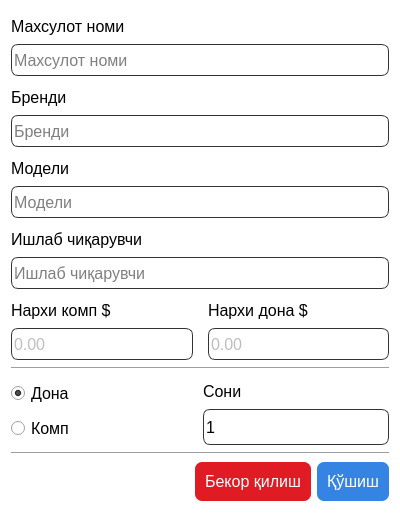
<?xml version="1.0" encoding="UTF-8"?>
<ui version="4.0">
 <class>Dialog</class>
 <widget class="QDialog" name="Dialog">
  <property name="geometry">
   <rect>
    <x>0</x>
    <y>0</y>
    <width>400</width>
    <height>517</height>
   </rect>
  </property>
  <property name="minimumSize">
   <size>
    <width>400</width>
    <height>0</height>
   </size>
  </property>
  <property name="maximumSize">
   <size>
    <width>400</width>
    <height>16777215</height>
   </size>
  </property>
  <property name="windowTitle">
   <string>Махсулот қўшиш</string>
  </property>
  <property name="windowIcon">
   <iconset resource="../resources.qrc">
    <normaloff>:/newPrefix/assets/product-white.png</normaloff>:/newPrefix/assets/product-white.png</iconset>
  </property>
  <property name="styleSheet">
   <string notr="true">#Dialog{
	background-color: rgb(255, 255, 255);
}</string>
  </property>
  <layout class="QVBoxLayout" name="verticalLayout_5">
   <item>
    <layout class="QVBoxLayout" name="verticalLayout_8">
     <property name="spacing">
      <number>4</number>
     </property>
     <item>
      <widget class="QLabel" name="label_8">
       <property name="minimumSize">
        <size>
         <width>0</width>
         <height>28</height>
        </size>
       </property>
       <property name="maximumSize">
        <size>
         <width>16777215</width>
         <height>28</height>
        </size>
       </property>
       <property name="font">
        <font>
         <pointsize>12</pointsize>
        </font>
       </property>
       <property name="text">
        <string>Махсулот номи</string>
       </property>
      </widget>
     </item>
     <item>
      <widget class="QLineEdit" name="lineEdit_8">
       <property name="enabled">
        <bool>false</bool>
       </property>
       <property name="minimumSize">
        <size>
         <width>0</width>
         <height>32</height>
        </size>
       </property>
       <property name="maximumSize">
        <size>
         <width>16777215</width>
         <height>32</height>
        </size>
       </property>
       <property name="font">
        <font>
         <pointsize>12</pointsize>
        </font>
       </property>
       <property name="styleSheet">
        <string notr="true">QLineEdit{
	background-color: rgb(255, 255, 255);
	border-radius:7px;
	border:1px solid #333;
}

QLineEdit:focus{
	background-color: rgb(255, 255, 255);
	border-radius:7px;
	border:1px solid rgb(53, 132, 228);
}</string>
       </property>
       <property name="placeholderText">
        <string>Махсулот номи</string>
       </property>
      </widget>
     </item>
    </layout>
   </item>
   <item>
    <layout class="QVBoxLayout" name="verticalLayout_7">
     <property name="spacing">
      <number>4</number>
     </property>
     <item>
      <widget class="QLabel" name="label_7">
       <property name="minimumSize">
        <size>
         <width>0</width>
         <height>28</height>
        </size>
       </property>
       <property name="maximumSize">
        <size>
         <width>16777215</width>
         <height>28</height>
        </size>
       </property>
       <property name="font">
        <font>
         <pointsize>12</pointsize>
        </font>
       </property>
       <property name="text">
        <string>Бренди</string>
       </property>
      </widget>
     </item>
     <item>
      <widget class="QLineEdit" name="lineEdit_7">
       <property name="enabled">
        <bool>false</bool>
       </property>
       <property name="minimumSize">
        <size>
         <width>0</width>
         <height>32</height>
        </size>
       </property>
       <property name="maximumSize">
        <size>
         <width>16777215</width>
         <height>32</height>
        </size>
       </property>
       <property name="font">
        <font>
         <pointsize>12</pointsize>
        </font>
       </property>
       <property name="styleSheet">
        <string notr="true">QLineEdit{
	background-color: rgb(255, 255, 255);
	border-radius:7px;
	border:1px solid #333;
}

QLineEdit:focus{
	background-color: rgb(255, 255, 255);
	border-radius:7px;
	border:1px solid rgb(53, 132, 228);
}</string>
       </property>
       <property name="placeholderText">
        <string>Бренди</string>
       </property>
      </widget>
     </item>
    </layout>
   </item>
   <item>
    <layout class="QVBoxLayout" name="verticalLayout_9">
     <property name="spacing">
      <number>4</number>
     </property>
     <item>
      <widget class="QLabel" name="label_9">
       <property name="minimumSize">
        <size>
         <width>0</width>
         <height>28</height>
        </size>
       </property>
       <property name="maximumSize">
        <size>
         <width>16777215</width>
         <height>28</height>
        </size>
       </property>
       <property name="font">
        <font>
         <pointsize>12</pointsize>
        </font>
       </property>
       <property name="text">
        <string>Модели</string>
       </property>
      </widget>
     </item>
     <item>
      <widget class="QLineEdit" name="lineEdit_9">
       <property name="enabled">
        <bool>false</bool>
       </property>
       <property name="minimumSize">
        <size>
         <width>0</width>
         <height>32</height>
        </size>
       </property>
       <property name="maximumSize">
        <size>
         <width>16777215</width>
         <height>32</height>
        </size>
       </property>
       <property name="font">
        <font>
         <pointsize>12</pointsize>
        </font>
       </property>
       <property name="styleSheet">
        <string notr="true">QLineEdit{
	background-color: rgb(255, 255, 255);
	border-radius:7px;
	border:1px solid #333;
}

QLineEdit:focus{
	background-color: rgb(255, 255, 255);
	border-radius:7px;
	border:1px solid rgb(53, 132, 228);
}</string>
       </property>
       <property name="placeholderText">
        <string>Модели</string>
       </property>
      </widget>
     </item>
    </layout>
   </item>
   <item>
    <layout class="QVBoxLayout" name="verticalLayout_10">
     <property name="spacing">
      <number>4</number>
     </property>
     <item>
      <widget class="QLabel" name="label_12">
       <property name="minimumSize">
        <size>
         <width>0</width>
         <height>28</height>
        </size>
       </property>
       <property name="maximumSize">
        <size>
         <width>16777215</width>
         <height>28</height>
        </size>
       </property>
       <property name="font">
        <font>
         <pointsize>12</pointsize>
        </font>
       </property>
       <property name="text">
        <string>Ишлаб чиқарувчи</string>
       </property>
      </widget>
     </item>
     <item>
      <widget class="QLineEdit" name="lineEdit_10">
       <property name="enabled">
        <bool>false</bool>
       </property>
       <property name="minimumSize">
        <size>
         <width>0</width>
         <height>32</height>
        </size>
       </property>
       <property name="maximumSize">
        <size>
         <width>16777215</width>
         <height>32</height>
        </size>
       </property>
       <property name="font">
        <font>
         <pointsize>12</pointsize>
        </font>
       </property>
       <property name="styleSheet">
        <string notr="true">QLineEdit{
	background-color: rgb(255, 255, 255);
	border-radius:7px;
	border:1px solid #333;
}

QLineEdit:focus{
	background-color: rgb(255, 255, 255);
	border-radius:7px;
	border:1px solid rgb(53, 132, 228);
}</string>
       </property>
       <property name="placeholderText">
        <string>Ишлаб чиқарувчи</string>
       </property>
      </widget>
     </item>
    </layout>
   </item>
   <item>
    <layout class="QHBoxLayout" name="horizontalLayout">
     <property name="spacing">
      <number>15</number>
     </property>
     <item>
      <layout class="QVBoxLayout" name="verticalLayout">
       <property name="spacing">
        <number>4</number>
       </property>
       <item>
        <widget class="QLabel" name="label_10">
         <property name="minimumSize">
          <size>
           <width>0</width>
           <height>28</height>
          </size>
         </property>
         <property name="maximumSize">
          <size>
           <width>16777215</width>
           <height>28</height>
          </size>
         </property>
         <property name="font">
          <font>
           <pointsize>12</pointsize>
          </font>
         </property>
         <property name="text">
          <string>Нархи комп $</string>
         </property>
        </widget>
       </item>
       <item>
        <widget class="QDoubleSpinBox" name="doubleSpinBox">
         <property name="enabled">
          <bool>false</bool>
         </property>
         <property name="minimumSize">
          <size>
           <width>0</width>
           <height>32</height>
          </size>
         </property>
         <property name="maximumSize">
          <size>
           <width>16777215</width>
           <height>32</height>
          </size>
         </property>
         <property name="font">
          <font>
           <pointsize>12</pointsize>
          </font>
         </property>
         <property name="styleSheet">
          <string notr="true">QDoubleSpinBox{
	background-color: rgb(255, 255, 255);
	border-radius:7px;
	border:1px solid #333;
}

QDoubleSpinBox:focus{
	background-color: rgb(255, 255, 255);
	border-radius:7px;
	border:1px solid rgb(53, 132, 228);
}</string>
         </property>
         <property name="buttonSymbols">
          <enum>QAbstractSpinBox::NoButtons</enum>
         </property>
         <property name="showGroupSeparator" stdset="0">
          <bool>true</bool>
         </property>
         <property name="maximum">
          <double>999999999.000000000000000</double>
         </property>
         <property name="stepType">
          <enum>QAbstractSpinBox::DefaultStepType</enum>
         </property>
        </widget>
       </item>
      </layout>
     </item>
     <item>
      <layout class="QVBoxLayout" name="verticalLayout_2">
       <property name="spacing">
        <number>4</number>
       </property>
       <item>
        <widget class="QLabel" name="label_11">
         <property name="minimumSize">
          <size>
           <width>0</width>
           <height>28</height>
          </size>
         </property>
         <property name="maximumSize">
          <size>
           <width>16777215</width>
           <height>28</height>
          </size>
         </property>
         <property name="font">
          <font>
           <pointsize>12</pointsize>
          </font>
         </property>
         <property name="text">
          <string>Нархи дона $</string>
         </property>
        </widget>
       </item>
       <item>
        <widget class="QDoubleSpinBox" name="doubleSpinBox_2">
         <property name="enabled">
          <bool>false</bool>
         </property>
         <property name="minimumSize">
          <size>
           <width>0</width>
           <height>32</height>
          </size>
         </property>
         <property name="maximumSize">
          <size>
           <width>16777215</width>
           <height>32</height>
          </size>
         </property>
         <property name="font">
          <font>
           <pointsize>12</pointsize>
          </font>
         </property>
         <property name="styleSheet">
          <string notr="true">QDoubleSpinBox{
	background-color: rgb(255, 255, 255);
	border-radius:7px;
	border:1px solid #333;
}

QDoubleSpinBox:focus{
	background-color: rgb(255, 255, 255);
	border-radius:7px;
	border:1px solid rgb(53, 132, 228);
}</string>
         </property>
         <property name="buttonSymbols">
          <enum>QAbstractSpinBox::NoButtons</enum>
         </property>
         <property name="showGroupSeparator" stdset="0">
          <bool>true</bool>
         </property>
         <property name="maximum">
          <double>999999999.000000000000000</double>
         </property>
         <property name="stepType">
          <enum>QAbstractSpinBox::DefaultStepType</enum>
         </property>
        </widget>
       </item>
      </layout>
     </item>
    </layout>
   </item>
   <item>
    <widget class="Line" name="line">
     <property name="orientation">
      <enum>Qt::Horizontal</enum>
     </property>
    </widget>
   </item>
   <item>
    <layout class="QHBoxLayout" name="horizontalLayout_2">
     <item>
      <layout class="QVBoxLayout" name="verticalLayout_3">
       <item>
        <widget class="QRadioButton" name="radioButton">
         <property name="font">
          <font>
           <pointsize>12</pointsize>
          </font>
         </property>
         <property name="text">
          <string>Дона</string>
         </property>
         <property name="checked">
          <bool>true</bool>
         </property>
         <property name="autoRepeat">
          <bool>false</bool>
         </property>
        </widget>
       </item>
       <item>
        <widget class="QRadioButton" name="radioButton_2">
         <property name="font">
          <font>
           <pointsize>12</pointsize>
          </font>
         </property>
         <property name="text">
          <string>Комп</string>
         </property>
         <property name="autoRepeat">
          <bool>false</bool>
         </property>
        </widget>
       </item>
      </layout>
     </item>
     <item>
      <layout class="QVBoxLayout" name="verticalLayout_4">
       <property name="spacing">
        <number>4</number>
       </property>
       <item>
        <widget class="QLabel" name="label_13">
         <property name="minimumSize">
          <size>
           <width>0</width>
           <height>28</height>
          </size>
         </property>
         <property name="maximumSize">
          <size>
           <width>16777215</width>
           <height>28</height>
          </size>
         </property>
         <property name="font">
          <font>
           <pointsize>12</pointsize>
          </font>
         </property>
         <property name="text">
          <string>Сони</string>
         </property>
        </widget>
       </item>
       <item>
        <widget class="QSpinBox" name="spinBox_3">
         <property name="enabled">
          <bool>true</bool>
         </property>
         <property name="minimumSize">
          <size>
           <width>0</width>
           <height>36</height>
          </size>
         </property>
         <property name="maximumSize">
          <size>
           <width>16777215</width>
           <height>36</height>
          </size>
         </property>
         <property name="font">
          <font>
           <pointsize>12</pointsize>
          </font>
         </property>
         <property name="styleSheet">
          <string notr="true">QSpinBox{
	background-color: rgb(255, 255, 255);
	border-radius:7px;
	border:1px solid #333;
}

QSpinBox:focus{
	background-color: rgb(255, 255, 255);
	border-radius:7px;
	border:1px solid rgb(53, 132, 228);
}</string>
         </property>
         <property name="buttonSymbols">
          <enum>QAbstractSpinBox::NoButtons</enum>
         </property>
         <property name="showGroupSeparator" stdset="0">
          <bool>true</bool>
         </property>
         <property name="minimum">
          <number>1</number>
         </property>
         <property name="maximum">
          <number>99999</number>
         </property>
        </widget>
       </item>
      </layout>
     </item>
    </layout>
   </item>
   <item>
    <widget class="Line" name="line_2">
     <property name="orientation">
      <enum>Qt::Horizontal</enum>
     </property>
    </widget>
   </item>
   <item>
    <layout class="QHBoxLayout" name="horizontalLayout_3">
     <item>
      <spacer name="horizontalSpacer_3">
       <property name="orientation">
        <enum>Qt::Horizontal</enum>
       </property>
       <property name="sizeHint" stdset="0">
        <size>
         <width>40</width>
         <height>20</height>
        </size>
       </property>
      </spacer>
     </item>
     <item>
      <widget class="QPushButton" name="pushButton_6">
       <property name="font">
        <font>
         <pointsize>12</pointsize>
        </font>
       </property>
       <property name="styleSheet">
        <string notr="true">QPushButton{
	border:none;
	border-radius:7px;
	padding:10px;
	color:#fff;
	background-color: rgb(224, 27, 36);
}

QPushButton:hover{
	background-color: rgb(246, 97, 81);
}</string>
       </property>
       <property name="text">
        <string>Бекор қилиш</string>
       </property>
      </widget>
     </item>
     <item>
      <widget class="QPushButton" name="pushButton_7">
       <property name="font">
        <font>
         <pointsize>12</pointsize>
        </font>
       </property>
       <property name="styleSheet">
        <string notr="true">QPushButton{
	border:none;
	border-radius:7px;
	padding:10px;
	color:#fff;
	background-color: rgb(53, 132, 228);
}

QPushButton:hover{
	
	background-color: rgb(98, 160, 234);
}</string>
       </property>
       <property name="text">
        <string>Қўшиш</string>
       </property>
      </widget>
     </item>
    </layout>
   </item>
  </layout>
 </widget>
 <tabstops>
  <tabstop>pushButton_7</tabstop>
  <tabstop>pushButton_6</tabstop>
  <tabstop>doubleSpinBox_2</tabstop>
  <tabstop>lineEdit_8</tabstop>
  <tabstop>lineEdit_7</tabstop>
  <tabstop>lineEdit_9</tabstop>
  <tabstop>lineEdit_10</tabstop>
  <tabstop>doubleSpinBox</tabstop>
  <tabstop>radioButton</tabstop>
  <tabstop>radioButton_2</tabstop>
  <tabstop>spinBox_3</tabstop>
 </tabstops>
 <resources>
  <include location="../resources.qrc"/>
 </resources>
 <connections/>
</ui>
